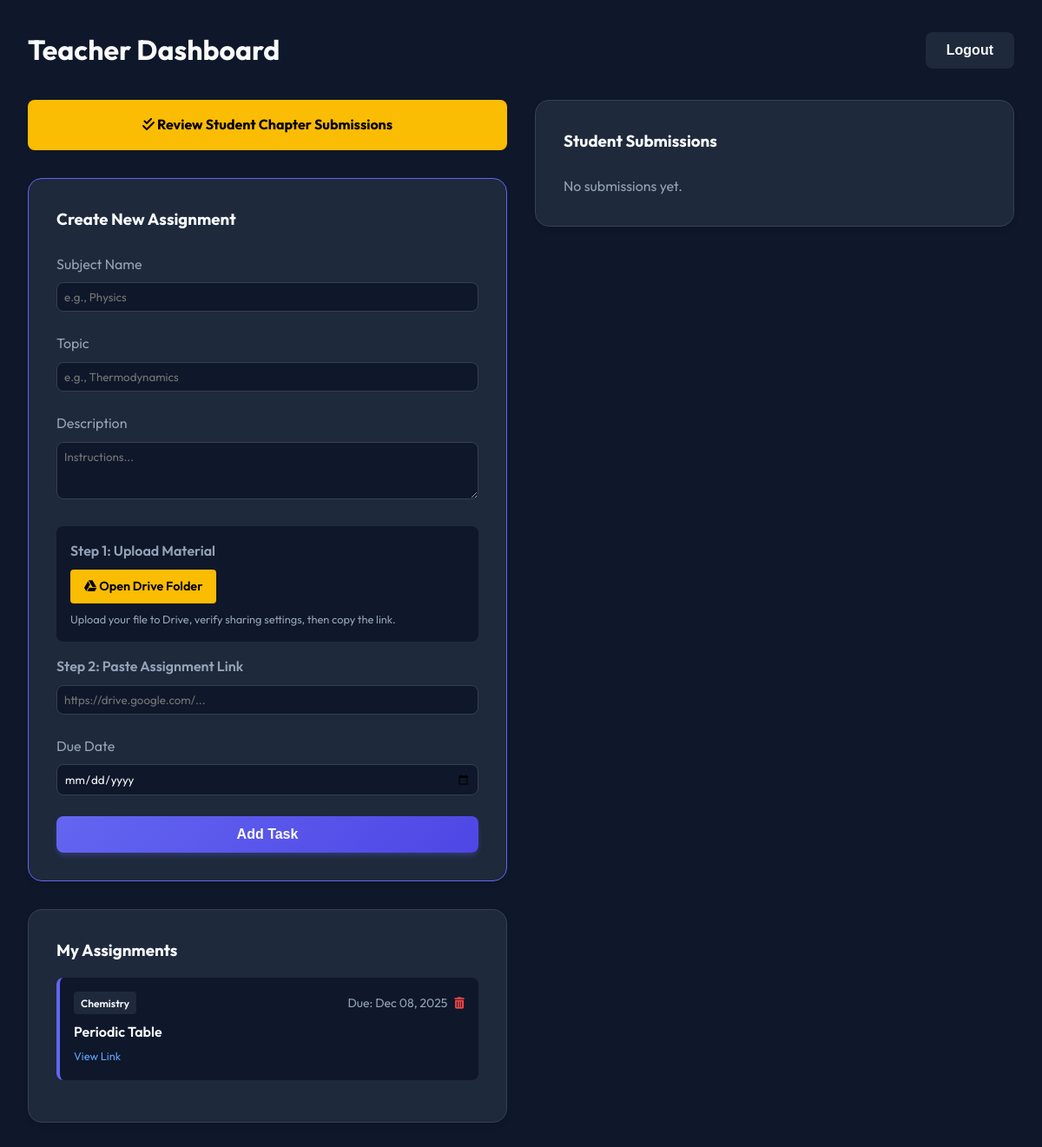
/ (signed in), run on the app's committed database.
### dashboard/models.py (models this page shows, shortened)
class Assignment(models.Model):
    subject = models.CharField(max_length=100, default="General")
    title = models.CharField(max_length=200)
    description = models.TextField()
    file = models.FileField(upload_to='assignments/', blank=True, null=True)
    gdrive_link = models.URLField(blank=True, null=True, help_text="Google Drive link for the assignment")
    due_date = models.DateField(blank=True, null=True)
    created_at = models.DateTimeField(auto_now_add=True)
    created_by = models.ForeignKey(User, on_delete=models.CASCADE, related_name='created_assignments')

### dashboard/views.py (the view)
# urls.py: path('', views.dashboard_view, name='dashboard'),
@login_required
def dashboard_view(request):
    profile, created = StudentProfile.objects.get_or_create(user=request.user)
    if profile.is_teacher:
        assignments = Assignment.objects.filter(created_by=request.user).order_by('-created_at')
        submissions = Homework.objects.all().order_by('-created_at') # Teacher sees all? Or specific. Let's show all for now.
        return render(request, 'teacher_dashboard.html', {'assignments': assignments, 'submissions': submissions})
    else:
        assignments = Assignment.objects.all().order_by('-created_at')
        my_submissions = Homework.objects.filter(user=request.user).order_by('-created_at')
        return render(request, 'student_dashboard.html', {'assignments': assignments, 'my_submissions': my_submissions})

### templates/teacher_dashboard.html (shortened to what this page needs)
{% extends 'base.html' %}
{% block content %}
<div class="container">
    <div style="display: flex; justify-content: space-between; align-items: center; margin-bottom: 2rem;">
        <h1 style="font-size: 2rem; font-weight: 700;">Teacher Dashboard</h1>
        <form action="{% url 'logout' %}" method="post">
            <button type="submit" class="btn" style="background: var(--surface); color: var(--text);">Logout</button>
        </form>
    </div>
    <div class="dashboard-grid">
        <div>
            <div style="margin-bottom: 2rem;">
                <a href="{% url 'teacher_chapters' %}" class="btn"
                    style="width: 100%; text-align: center; background: #fbbc04; color: black; font-weight: 700; padding: 1rem;">
                    <i class="fas fa-check-double"></i> Review Student Chapter Submissions
                </a>
            </div>
            <div class="card" style="margin-bottom: 2rem; border-color: var(--primary);">
                <h3 style="margin-bottom: 1.5rem;">Create New Assignment</h3>
                <form action="{% url 'create_assignment' %}" method="post" enctype="multipart/form-data">
                    <div class="form-group">
                        <label>Subject Name</label>
                        <input type="text" name="subject" required placeholder="e.g., Physics"
                            style="width: 100%; padding: 0.5rem;">
                    </div>
                    <div class="form-group">
                        <label>Topic</label>
                        <input type="text" name="title" required placeholder="e.g., Thermodynamics"
                            style="width: 100%; padding: 0.5rem;">
                    </div>
                    <div class="form-group">
                        <label>Description</label>
                        <textarea name="description" rows="3" required placeholder="Instructions..."
                            style="width: 100%; padding: 0.5rem;"></textarea>
                    </div>
                    <div class="form-group"
                        style="margin-bottom: 1rem; background: var(--bg); padding: 1rem; border-radius: 0.5rem;">
                        <label style="display: block; margin-bottom: 0.5rem; font-weight: 600;">Step 1: Upload
                            Material</label>
                        <a href="https://drive.google.com/drive/u/0/folders/1lu0q1NuzXedXEYsinBxkJ0BYdOuIW7bY"
                            class="btn"
                            style="background-color: #fbbc04; color: #000; text-decoration: none; display: inline-block; padding: 0.5rem 1rem; border-radius: 0.25rem; font-size: 0.9rem;">
                            <i class="fab fa-google-drive"></i> Open Drive Folder
                        </a>
                        <p style="font-size: 0.8rem; color: var(--text-muted); margin-top: 0.5rem; margin-bottom: 0;">
                            Upload your file to Drive, verify sharing settings, then copy the link.
                        </p>
                    </div>
                    <div class="form-group">
                        <label style="font-weight: 600;">Step 2: Paste Assignment Link</label>
                        <input type="url" name="gdrive_link" placeholder="https://drive.google.com/..."
                            style="padding: 0.5rem; width: 100%;">
                    </div>
                    <div class="form-group">
                        <label>Due Date</label>
                        <input type="date" name="due_date" style="padding: 0.5rem;">
                    </div>
                    <button type="submit" class="btn btn-primary" style="width: 100%;">Add Task</button>
                </form>
            </div>
            <div class="card">
                <h3 style="margin-bottom: 1rem;">My Assignments</h3>
                {% for assignment in assignments %}
                <div
                    style="padding: 1rem; background: var(--bg); border-radius: 0.5rem; margin-bottom: 1rem; border-left: 4px solid var(--primary);">
                    <div style="display: flex; justify-content: space-between;">
                        <span class="badge-subject"
                            style="font-size: 0.75rem; background: var(--surface); padding: 0.2rem 0.5rem; border-radius: 4px; font-weight: 600;">
                            {{ assignment.subject }}
                        </span>
                        <div style="display: flex; align-items: center; gap: 0.5rem;">
                            <span class="text-muted" style="font-size: 0.875rem; color: var(--text-muted);">
                                Due: {{ assignment.due_date|date:"M d, Y"|default:"No Date" }}
                            </span>
                            <form action="{% url 'delete_assignment' assignment.id %}" method="post"
                                onsubmit="return confirm('Are you sure you want to delete this assignment?');"
                                style="margin: 0;">
                                <button type="submit"
                                    style="background: none; border: none; padding: 0; color: #ef4444; cursor: pointer;"
                                    title="Delete Assignment">
                                    <i class="fas fa-trash-alt"></i>
                                </button>
                            </form>
                        </div>
                    </div>
                    <div style="font-weight: 600; margin-top: 0.5rem;">{{ assignment.title }}</div>
                    {% if assignment.gdrive_link %}
                    <a href="{{ assignment.gdrive_link }}"
                        style="font-size: 0.8rem; color: #60a5fa; margin-top: 0.25rem; display: inline-block;">View
                        Link</a>
                    {% endif %}
                </div>
                {% empty %}
                <p style="color: var(--text-muted);">No assignments created.</p>
                {% endfor %}
            </div>
        </div>
        <div>
            <div class="card">
                <h3 style="margin-bottom: 1.5rem;">Student Submissions</h3>
                {% for sub in submissions %}
                <div
                    style="padding: 1rem; background: var(--bg); border-radius: 0.5rem; margin-bottom: 1.5rem; border: 1px solid var(--border);">
                    <div style="display: flex; justify-content: space-between; margin-bottom: 0.5rem;">
                        <span style="font-weight: 600; color: var(--primary);">{{ sub.user.username }}</span>
                        <span style="font-size: 0.875rem; color: var(--text-muted);">
                            {{ sub.created_at|date:"M d, Y" }}
                        </span>
                    </div>
                    {% if sub.assignment %}
                    <div style="margin-bottom: 0.5rem; font-size: 0.9rem;">
                        <span
                            style="background: var(--surface); padding: 0.1rem 0.4rem; border-radius: 3px; font-size: 0.75rem;">
                            {{ sub.assignment.subject }}
                        </span>
                        <strong>{{ sub.assignment.title }}</strong>
                    </div>
                    {% endif %}
                    <div style="display: flex; gap: 1rem; margin-bottom: 1rem;">
                        {% if sub.gdrive_link %}
                        <a href="{{ sub.gdrive_link }}" style="color: #60a5fa; font-size: 0.9rem;">
                            <i class="fas fa-external-link-alt"></i> View Submission Link
                        </a>
                        {% endif %}
                        {% if sub.file %}
                        <a href="{{ sub.file.url }}" style="color: #60a5fa; font-size: 0.9rem;">
                            <i class="fas fa-download"></i> Download File
                        </a>
                        {% endif %}
                    </div>
                    <form action="{% url 'upload_checked_copy' sub.id %}" method="post" enctype="multipart/form-data"
                        style="background: rgba(0,0,0,0.2); padding: 0.75rem; border-radius: 0.5rem;">
                        {% csrf_token %}
                        <div style="margin-bottom: 0.5rem; font-size: 0.875rem; font-weight: 600;">Upload Checked Copy
                        </div>
                        {% if sub.checked_file %}
                        <div style="margin-bottom: 0.5rem; color: #10b981; font-size: 0.8rem;">
                            <i class="fas fa-check-circle"></i> File uploaded
                        </div>
                        {% endif %}
                        {% if sub.checked_gdrive_link %}
                        <div style="margin-bottom: 0.5rem; color: #10b981; font-size: 0.8rem;">
                            <i class="fas fa-check-circle"></i> Link added
                        </div>
                        {% endif %}
                        <details {% if not sub.checked_gdrive_link %}open{% endif %}
                            style="margin-bottom: 0.5rem; border: 1px solid var(--border); border-radius: 0.5rem; padding: 0.5rem;">
                            <summary
                                style="cursor: pointer; font-size: 0.85rem; font-weight: 600; color: var(--primary); outline: none;">
                                {% if sub.checked_gdrive_link %}
                                Edit Link / Re-upload
                                {% else %}
                                Add Checked Copy
                                {% endif %}
                            </summary>
                            <div style="margin-top: 0.75rem;">
                                <div class="form-group"
                                    style="margin-bottom: 0.5rem; background: var(--bg); padding: 0.5rem; border-radius: 0.25rem;">
                                    <a href="https://drive.google.com/drive/u/0/folders/1jIkKuoB_cmsPrRGBXjAmfGb5HN8PIIZM"
                                        style="color: #fbbc04; font-size: 0.8rem; text-decoration: none; font-weight: 600;">
                                        <i class="fab fa-google-drive"></i> Step 1: Upload Checked Copy
                                    </a>
                                </div>
                                <div class="form-group" style="margin-bottom: 0.5rem;">
                                    <input type="url" name="checked_gdrive_link" placeholder="Step 2: Paste Link"
                                        value="{{ sub.checked_gdrive_link|default:'' }}"
                                        style="padding: 0.25rem; font-size: 0.8rem; width: 100%;">
                                </div>
                                <div class="form-group" style="margin-bottom: 0px;">
                                    <label style="font-size: 0.75rem;">Or File:</label>
                                    <input type="file" name="checked_file" style="padding: 0.25rem; font-size: 0.8rem;">
                                </div>
                            </div>
                        </details>
                        <div class="form-group" style="margin-bottom: 0.5rem;">
                            <input type="text" name="remarks" placeholder="Remarks (Optional)"
                                value="{{ sub.remarks|default:'' }}"
                                style="padding: 0.5rem; width: 100%; font-size: 0.8rem; background: var(--bg); border: 1px solid var(--border); color: var(--text);">
                        </div>
                        <button type="submit" class="btn"
                            style="background: var(--primary); color: white; padding: 0.25rem 0.75rem; font-size: 0.8rem;">
                            Save Feedback
                        </button>
                    </form>
                </div>
                {% empty %}
                <p style="color: var(--text-muted);">No submissions yet.</p>
                {% endfor %}
            </div>
        </div>
    </div>
</div>
{% endblock %}

### static/css/style.css (style rules this page uses)
:root { --primary: #6366f1; --primary-hover: #4f46e5; --bg: #0f172a; --surface: #1e293b; --text: #f8fafc; --text-muted: #94a3b8; --border: #334155; --font-main: 'Outfit', sans-serif; }
* { margin: 0; padding: 0; box-sizing: border-box; }
body { font-family: var(--font-main); background-color: var(--bg); color: var(--text); line-height: 1.6; min-height: 100vh; display: flex; flex-direction: column; }
a { text-decoration: none; color: inherit; }
.container { max-width: 1200px; margin: 0 auto; padding: 2rem; width: 100%; }
.btn { display: inline-block; padding: 0.75rem 1.5rem; border-radius: 0.5rem; font-weight: 600; cursor: pointer; transition: all 0.2s; border: none; font-size: 1rem; }
.btn-primary { background: linear-gradient(135deg, var(--primary), var(--primary-hover)); color: white; box-shadow: 0 4px 6px -1px rgba(99, 102, 241, 0.3); }
.card { background: var(--surface); border: 1px solid var(--border); border-radius: 1rem; padding: 2rem; box-shadow: 0 4px 6px -1px rgba(0, 0, 0, 0.1); }
.form-group { margin-bottom: 1.5rem; }
.form-group label { display: block; margin-bottom: 0.5rem; color: var(--text-muted); }
.form-group input, .form-group textarea, .form-group select { width: 100%; padding: 0.75rem; border-radius: 0.5rem; background: var(--bg); border: 1px solid var(--border); color: var(--text); font-family: inherit; }
.dashboard-grid { display: grid; grid-template-columns: 1fr 1fr; gap: 2rem; }

### data on the page
Assignment: subject "Chemistry", due_date "Dec 08, 2025", title "Periodic Table"
